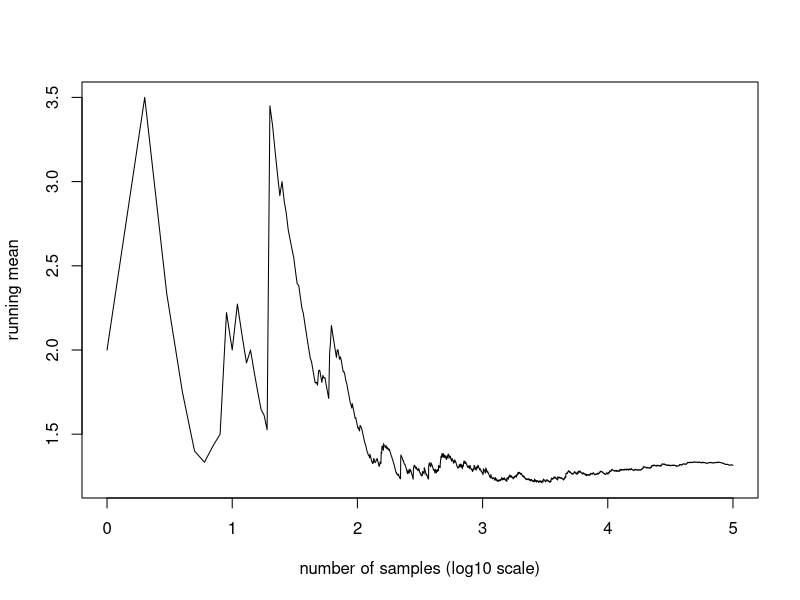

Reproduce this figure in R.
# Forward sampling for model with Y|P ~ geometric(P) and P ~ beta(alpha1, alpha2)
alpha2 <- 2
alpha1 <- 2.5
n <- 1e5L
# Simulate first from P, then Y|P
P <- rbeta(n, shape1 = alpha1, shape2 = alpha2)
Y <- rgeom(n = n, prob = P)
# We can then discard P and recover the marginal of Y
mean(Y)
# Compute the running mean to check the Monte Carlo accuracy
plot(
  x = log10(seq_len(n)),
  y = cumsum(Y) / seq_len(n),
  type = "l",
  xlab = "number of samples (log10 scale)",
  ylab = "running mean"
)
